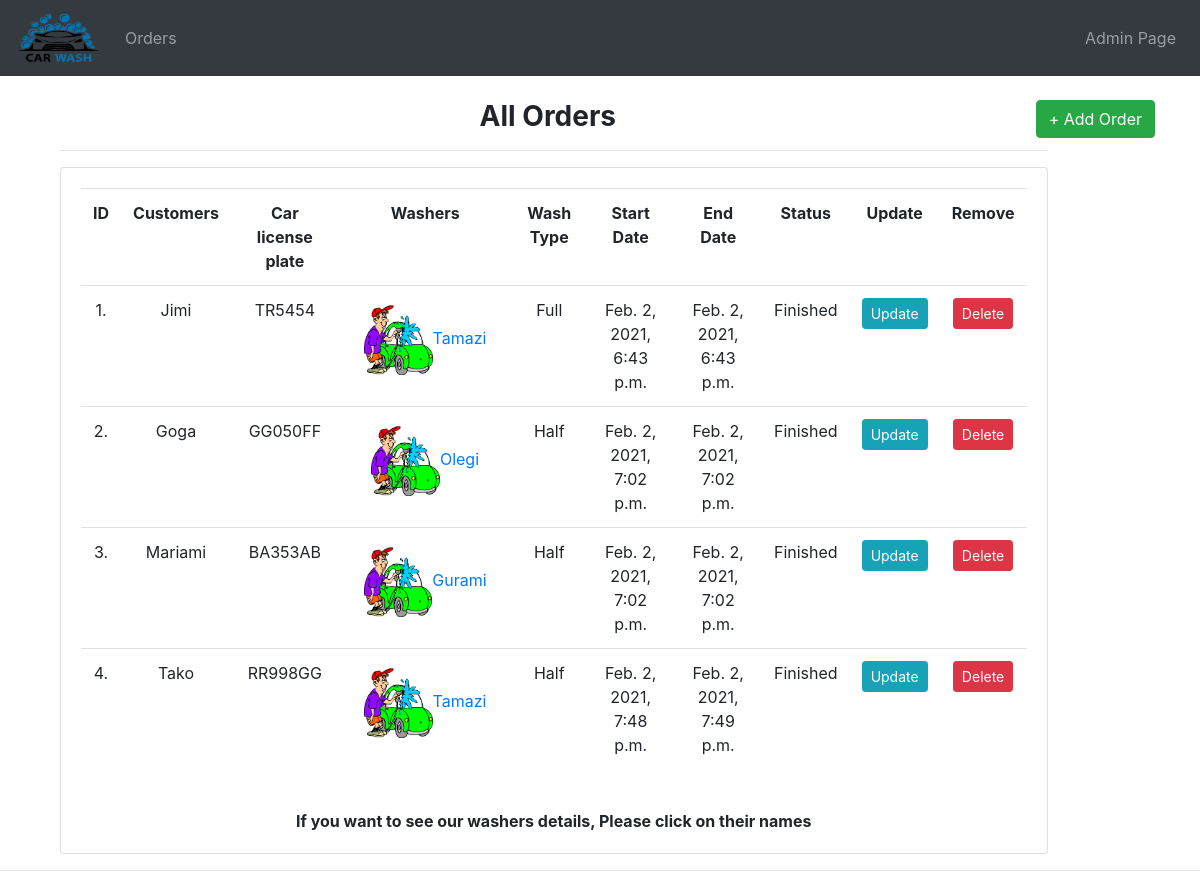
/order_list/, run on an earlier commit of the app's database.
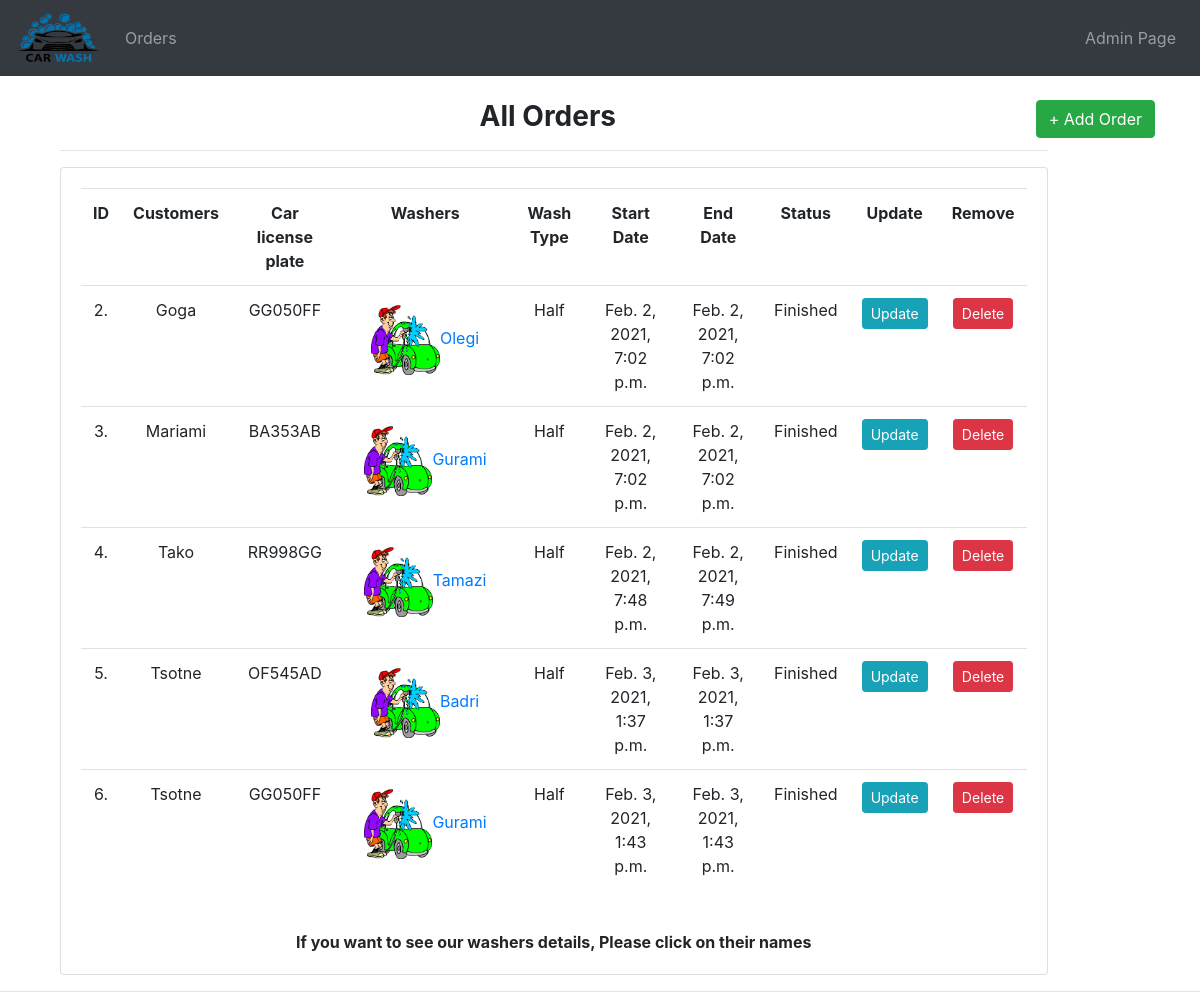
And on a later commit of the database.
### car_wash/models.py (models this page shows, shortened)
class Order(models.Model):
    car = models.ForeignKey(Car, on_delete=models.PROTECT, related_name='orders', default=None)
    washer = models.ForeignKey(CarWasher, on_delete=models.CASCADE, related_name='orders')
    customer = models.ForeignKey(Customer, on_delete=models.SET_NULL, null=True, related_name='orders')
    wash_type = models.ForeignKey(WashType, on_delete=models.PROTECT, related_name='orders', default=None)
    order_price = models.DecimalField(max_digits=4, decimal_places=2, verbose_name=_("Price"), default=None, blank=True)
    created_date = models.DateTimeField(auto_now=True, verbose_name=_("Created Date"))
    order_start_date = models.DateTimeField(verbose_name=_("Start time"))
    order_end_date = models.DateTimeField(verbose_name=_("End time"))
    status = models.CharField(max_length=200, default=None)

class Customer(models.Model):
    name = models.CharField(max_length=200)
    def __str__(self):
        return self.name

class Car(models.Model):
    car_type = models.ForeignKey(CarType, on_delete=models.SET_NULL, null=True)
    license_plate = models.CharField(max_length=30, null=False)
    def __str__(self):
        return f"{self.license_plate}"

class CarWasher(models.Model):
    name = models.CharField(max_length=200)
    def __str__(self):
        return self.name

class WashType(models.Model):
    name = models.CharField(max_length=50, verbose_name=_("Name of wash type"))
    percentage = models.IntegerField(verbose_name=_("Base price percentage"), default=100)
    def __str__(self):
        return self.name

### car_wash/views.py (the view)
# urls.py: path('order_list/', name='order_list', view=order_list),
def order_list(request):
    orders = Order.objects.all()
    return render(request, 'order_list.html', {'orders': orders})

### car_wash/templates/order_list.html
{% extends 'base.html' %}
{% block body %}
{% load static %}
    <br>
<a style='display:inline' class="btn btn-success float-right" href="{% url 'car_wash:create_order' %}" >+ Add Order</a>
<div class="col-md-11">
		<h3><strong>All Orders</strong></h3>
		<hr>
		<div class="card card-body">
            <table class="table">
				<tr>
                    <th>ID</th>
					<th>Customers</th>
					<th>Car license plate</th>
					<th>Washers</th>
					<th>Wash Type</th>
                    <th>Start Date</th>
					<th>End Date</th>
					<th>Status</th>
                    <th>Update</th>
					<th>Remove</th>
				</tr>
				{% for order in orders %}
					<tr>
                        <td>{{ order.pk }}.</td>
						<td>{{ order.customer }}</td>
						<td>{{ order.car }}</td>
						<td><a href="{% url 'car_wash:washer-detail' order.washer.id %}" class="btn"><img src="{% static 'images/washer.png' %}" height="70">{{ order.washer }}</a></td>
						<td>{{ order.wash_type }}</td>
						<td>{{ order.order_start_date }}</td>
						<td>{{ order.order_end_date }}</td>
						<td>{{ order.status }}</td>
                        <td><a class="btn btn-sm btn-info" href="{% url 'car_wash:update_order' order.id %}" >Update</a></td>
						<td><a class="btn btn-sm btn-danger" href="{% url 'car_wash:delete_order' order.id %}" >Delete</a></td>
					</tr>
				{% endfor %}
			</table>
            <br>
        <strong>If you want to see our washers details, Please click on their names</strong>
		</div>
	</div>
{% endblock body %}

What changed in the data, as far as the page shows it:
removed Order: pk "1", customer "Jimi", car "TR5454", washer "Tamazi", wash_type "Full", order_start_date "Feb. 2, 2021, 6:43 p.m.", order_end_date "Feb. 2, 2021, 6:43 p.m.", status "Finished"
added Order: pk "5", customer "Tsotne", car "OF545AD", washer "Badri", wash_type "Half", order_start_date "Feb. 3, 2021, 1:37 p.m.", order_end_date "Feb. 3, 2021, 1:37 p.m.", status "Finished"
added Order: pk "6", customer "Tsotne", car "GG050FF", washer "Gurami", wash_type "Half", order_start_date "Feb. 3, 2021, 1:43 p.m.", order_end_date "Feb. 3, 2021, 1:43 p.m.", status "Finished"
